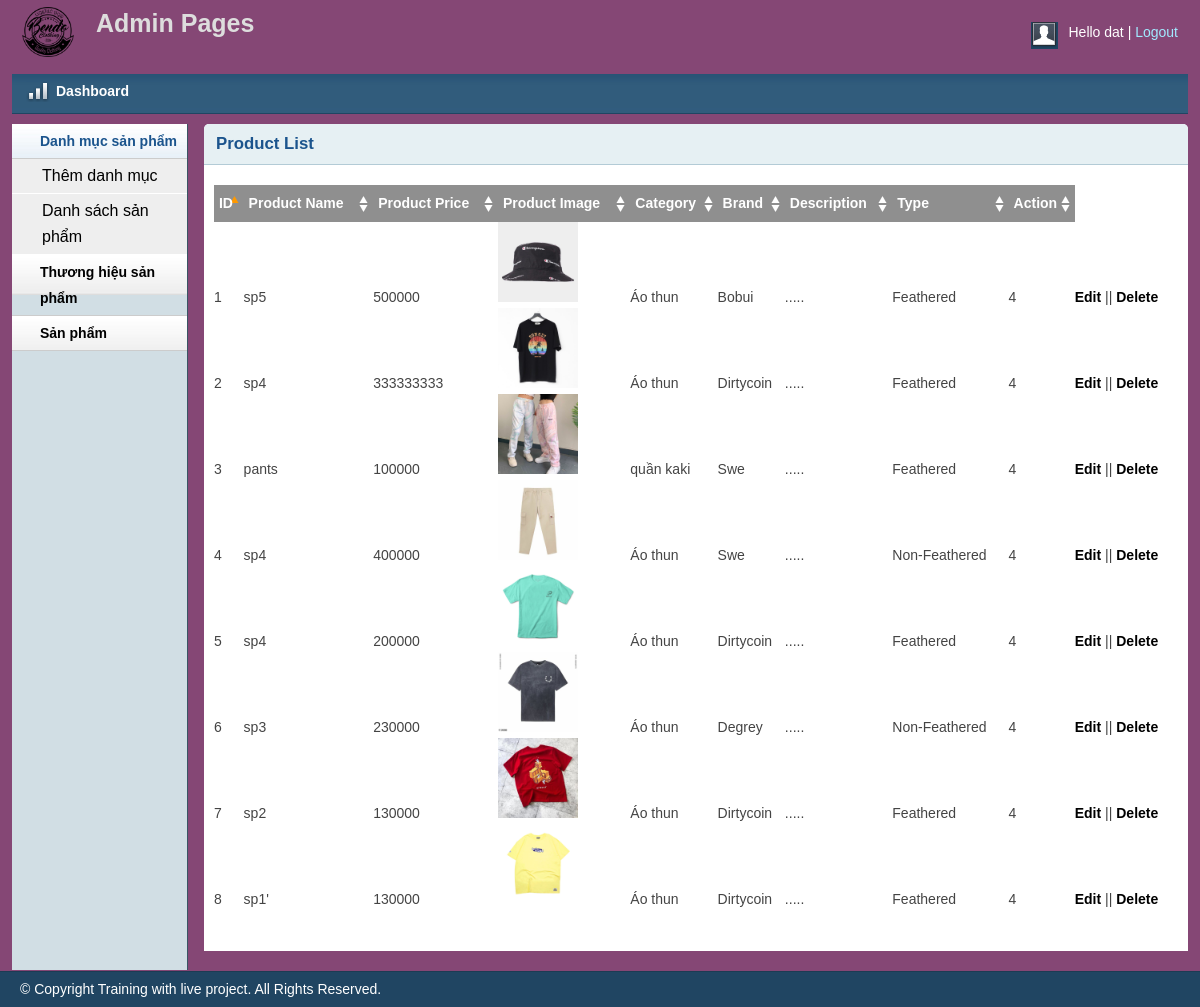
The app's page /admin/productlist.php (signed in) with its own data.
### tables this page shows
CREATE TABLE `tbl_product` (
  `productId` int(11) NOT NULL,
  `productName` varchar(255) NOT NULL,
  `catId` int(11) NOT NULL,
  `brandId` int(11) NOT NULL,
  `product_desc` text NOT NULL,
  `type` int(11) NOT NULL,
  `price` varchar(255) NOT NULL,
  `image` varchar(255) NOT NULL
);

CREATE TABLE `tbl_category` (
  `catId` int(11) NOT NULL,
  `catName` varchar(255) NOT NULL
);

CREATE TABLE `tbl_brand` (
  `brandId` int(11) NOT NULL,
  `brandName` varchar(255) NOT NULL
);

### lib/database.php (called while the page is built, shortened)
<?php
Class Database{
   public $host   = DB_HOST;
   public $user   = DB_USER;
   public $pass   = DB_PASS;
   public $dbname = DB_NAME;
   public $link;
private function connectDB(){
   $this->link = new mysqli($this->host, $this->user, $this->pass,
    $this->dbname);
 }
public function select($query){
  $result = $this->link->query($query) or
   die($this->link->error.__LINE__);
  if($result->num_rows > 0){
    return $result;
  } else {
    return false;
  }
 }
}

### classes/product.php (called while the page is built, shortened)
<?php
    $filepath = realpath(dirname(__FILE__));
    include_once ($filepath.'/../lib/database.php');
    include_once ($filepath.'/../helpers/format.php');
?>
<?php
        class product
        {
            private $db;
            public function __construct()
            {
                $this->db = new Database();
            }
            public function show_product(){
                $query = "SELECT tbl_product.*, tbl_category.catName, tbl_brand.brandName FROM tbl_product INNER JOIN tbl_category ON tbl_product.catId = tbl_category.catId INNER JOIN tbl_brand ON tbl_product.brandId = tbl_brand.brandId order by tbl_product.productId desc" ;
                $result = $this->db->select($query);
                return $result;
            }
        }
?>

### helpers/format.php (called while the page is built, shortened)
<?php
class Format{
 public function textShorten($text, $limit = 400){
    $text = $text. " ";
    $text = substr($text, 0, $limit);
    $text = substr($text, 0, strrpos($text, ' '));
    $text = $text.".....";
    return $text;
 }
}
?>

### admin/productlist.php (the view, shortened to what this page needs)
<?php include 'inc/header.php';?>
<?php include 'inc/sidebar.php';?>
<?php include '../classes/product.php';?>
<?php include_once '../helpers/format.php';?>
<?php
	$pd = new product();
	$fm = new Format();
?>
<div class="grid_10">
    <div class="box round first grid">
        <h2>Product List</h2>
        <div class="block">
            <table class="data display datatable" id="example">
			<thead>
				<tr>
					<th>ID</th>
					<th>Product Name</th>
					<th>Product Price</th>
					<th>Product Image</th>
					<th>Category</th>
					<th>Brand</th>
					<th>Description</th>
					<th>Type</th>
					<th>Action</th>
				</tr>
			</thead>
			<tbody>
				<?php
				$pdlist = $pd->show_product();
				if($pdlist){
					$i = 0;
					while($result = $pdlist->fetch_assoc()){
						$i++;
				?>
				<tr class="odd gradeX">
					<td><?php echo $i ?></td>
					<td><?php echo $result['productName'] ?></td>
					<td><?php echo $result['price'] ?></td>
					<td><img src="uploads/<?php echo $result['image'] ?>" width="80"></td>
					<td><?php echo $result['catName'] ?></td>
					<td><?php echo $result['brandName'] ?></td>
					<td><?php
					echo $fm->textShorten($result['product_desc'], 20);
					?></td>
					<td><?php
						if($result['type']==0){
							echo 'Feathered';
						}else{
							echo 'Non-Feathered';
						}
					?></td>
					<td class="center"> 4</td>
					<td><a href="productedit.php?productid=<?php echo $result['productId'] ?>">Edit</a> || <a href="?productid=<?php echo $result['productId'] ?>">Delete</a></td>
				</tr>
				<?php
					}
				}
				?>
			</tbody>
		</table>
       </div>
    </div>
</div>
<?php include 'inc/footer.php';?>

### admin/css/layout.css (style rules this page uses)
body { background: #fff none repeat scroll 0 0; color: #444; font-size: 14px; padding: 0; background-color: #545454; }
a { color: #000; font-weight:bold; text-decoration: none; }
h1, h2, h3, h4, h5, h6 { line-height:1.2em; margin-bottom:.3em; }
h2 { margin-top:1em; }
.box { background:#fff; margin-bottom:20px; padding:10px 10px 10px 10px; margin-left:-8px; }
.box.grid { padding-bottom:40px; }
.box.round { -moz-border-radius: 5px 5px 0px 0px; -webkit-border-radius: 5px 5px 0px 0px; border-radius: 5px 5px 0px 0px; }
.box h2 { font-size:1.2em; font-weight:bold; color:#1B548D; background:#E6F0F3; margin:-10px -10px 0 -10px; padding:10px 12px; border-bottom:1px solid #B3CBD6; -moz-border-radius: 5px 5px 0px 0px; -webkit-border-radius: 5px 5px 0px 0px; border-radius: 5px 5px 0px 0px; }
.box.first { min-height: 406px; }
.block { padding-top:20px; }
.block { padding-bottom:1px; }
table.display { margin: 0 auto; clear: both; width: 100%; }
.sorting_asc { background: #8f8f8f url(../img/table/sort_asc.png) no-repeat center right; padding:8px 5px; text-align:left; color:#fff; }
.sorting { background:#8f8f8f url(../img/table/sort_both.png) no-repeat center right; padding:8px 5px; text-align:left; color:#fff; }

### records on screen
tbl_product: productName "sp5", price "500000", image (picture), catId.catName "Áo thun", brandId.brandName "Bobui", product_desc ".....", type "Feathered"
tbl_product: productName "sp4", price "333333333", image (picture), catId.catName "Áo thun", brandId.brandName "Dirtycoin", product_desc ".....", type "Feathered"
tbl_product: productName "pants", price "100000", image (picture), catId.catName "quần kaki", brandId.brandName "Swe", product_desc ".....", type "Feathered"
tbl_product: productName "sp4", price "400000", image (picture), catId.catName "Áo thun", brandId.brandName "Swe", product_desc ".....", type "Non-Feathered"
tbl_product: productName "sp4", price "200000", image (picture), catId.catName "Áo thun", brandId.brandName "Dirtycoin", product_desc ".....", type "Feathered"
tbl_product: productName "sp3", price "230000", image (picture), catId.catName "Áo thun", brandId.brandName "Degrey", product_desc ".....", type "Non-Feathered"
tbl_product: productName "sp2", price "130000", image (picture), catId.catName "Áo thun", brandId.brandName "Dirtycoin", product_desc ".....", type "Feathered"
tbl_product: productName "sp1'", price "130000", image (picture), catId.catName "Áo thun", brandId.brandName "Dirtycoin", product_desc ".....", type "Feathered"

### other values on screen
Session::get('adminName') "dat"
